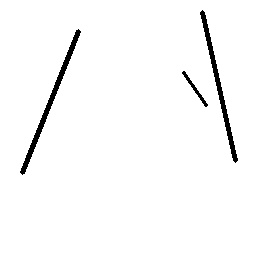
%> input picture data/crack_dataset/crack/crack_1.jpg, 256 x 256 px
$ octave test_svm_model.m   (GNU Octave 9; MATLAB toolbox functions it lacks are replaced by stand-ins)
%> lines starting %> are read from the running program, lines starting %| are printed output that depends on the picture; in (x1, y1, x2, y2) boxes, pixels count from 0 and x2, y2 are one past the last pixel; in counts of white or black regions, pixels touching at a corner belong together; the program's own positions count from 1
%> the answer given: ../../data/crack_dataset/crack/crack_1.jpg
%> further down, I is the input picture: size 256x256x3 uint8; min 0, max 255, mean 248.5
### extractCrackFeatures.m
function feat = extractCrackFeatures(I)
% extractFeatures  Returns a 1x64 feature vector for image I.

%% --- 0) Convert + Resize ---
if size(I,3) == 3
    I = rgb2gray(I);
end
I = im2uint8(I);
I = imresize(I, [200 200]);

feat = [];   % start empty feature vector

%% --- 1) GLCM Texture (4 features) ---
offsets = [0 1; -1 1; -1 0; -1 -1];
glcm = graycomatrix(I, 'Offset', offsets, 'Symmetric', true, 'NumLevels', 16);
stats = graycoprops(glcm);
%> stats = {Contrast [1.94 2.04 0.534 2.09], Correlation [0.81 0.801 0.948 0.797], Energy [0.924 0.923 0.932 0.923], Homogeneity [0.978 0.978 0.988 0.978]}

gl = [stats.Contrast, stats.Correlation, stats.Energy, stats.Homogeneity];
%> gl = [1.94 2.04 0.534 2.09 0.81 0.801 0.948 0.797 0.924 0.923 0.932 0.923 0.978 0.978 0.988 0.978]
gl = mean(gl, 1);            % average across offsets -> 4 features
feat = [feat, gl];
%> feat has the same summary as gl

%% --- 2) LBP (32 features) ---
try
    lbp = extractLBPFeatures(I, 'Upright', false);
    lbp = lbp(1:min(32, numel(lbp)));  % if fewer values exist
    if numel(lbp) < 32
        lbp = [lbp, zeros(1, 32-numel(lbp))];
    end
catch
    lbp = zeros(1,32);
end
feat = [feat, lbp];
%> feat = 48 values, max 2.09 at index 4, min 0 at index 17, mean 0.366

%% --- 3) Edge Density (1 feature) ---
edges = edge(I, 'Canny');
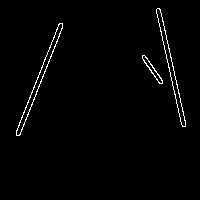
%> edges: size 200x200 logical; 1.5% white in thin lines or dots, all inside (x1, y1, x2, y2) = (16, 8, 186, 136)
edgeDensity = sum(edges(:)) / numel(edges);
%> edgeDensity = 0.0154
feat = [feat, edgeDensity];
%> feat = 49 values, max 2.09 at index 4, min 0 at index 17, mean 0.359

%% --- 4) Hu Moments (7 features) ---
BW = imbinarize(I, 'adaptive', 'Sensitivity', 0.45);
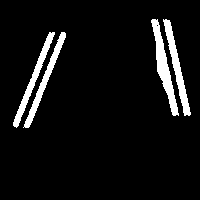
%> BW: size 200x200 logical; 6.9% white; 4 white regions, box (x1, y1, x2, y2) and area: (151, 19, 179, 116) 826, (163, 19, 191, 116) 679, (23, 32, 66, 128) 624, (13, 32, 55, 128) 620
BW = imclearborder(BW);
BW = bwareaopen(BW, 30);

CC = bwconncomp(BW);
%> CC = 4 connected components
if CC.NumObjects == 0
    hu = zeros(1,7);
else
    areas = cellfun(@numel, CC.PixelIdxList);
%> areas = [620 624 826 679]
    [~, idx] = max(areas);
%> idx = 3
    bwReg = false(size(BW));
    bwReg(CC.PixelIdxList{idx}) = true;
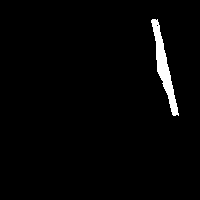
%> bwReg: size 200x200 logical; 2.1% white; 1 white region, box (x1, y1, x2, y2) and area: (151, 19, 179, 116) 826

    hu = computeHuMoments(bwReg);
    if ~isfinite(hu)
        hu = zeros(1,7);
    end
end
feat = [feat, hu];

%% --- Final: Pad or Trim to 64 ---
feat = feat(:)';   % make row vector

if numel(feat) < 64
    feat = [feat, zeros(1, 64 - numel(feat))];
elseif numel(feat) > 64
    feat = feat(1:64);
end

%% --- Fix: Remove NaN/Inf (MOST IMPORTANT STEP) ---
feat(~isfinite(feat)) = 0;

end

### computeHuMoments.m
function hu = computeHuMoments(bw)
% computeHuMoments  Compute 7 Hu invariant moments for a binary region image.
%   hu = computeHuMoments(bw)
%   bw: logical or numeric binary image for the region (foreground == 1)
%   hu: 1x7 vector of Hu moments

bw = logical(bw);
[r,c] = size(bw);
%> r = 200; c = 200
[X,Y] = meshgrid(1:c,1:r);
m00 = sum(bw(:));
%> m00 = 826
if m00 == 0
    hu = zeros(1,7);
    return;
end
m10 = sum(sum(X .* bw));
%> m10 = 136028
m01 = sum(sum(Y .* bw));
%> m01 = 56239
xbar = m10 / m00;
%> xbar = 164.7
ybar = m01 / m00;
%> ybar = 68.09

% central moments
mu20 = sum(sum(((X - xbar).^2) .* bw));
%> mu20 = 32670.9
mu02 = sum(sum(((Y - ybar).^2) .* bw));
%> mu02 = 546854.9
mu11 = sum(sum((X - xbar) .* (Y - ybar) .* bw));
%> mu11 = 120063.5
mu30 = sum(sum(((X - xbar).^3) .* bw));
%> mu30 = 50227.1
mu03 = sum(sum(((Y - ybar).^3) .* bw));
%> mu03 = -351756.6
mu12 = sum(sum(((X - xbar) .* ((Y - ybar).^2)) .* bw));
%> mu12 = 317926.1
mu21 = sum(sum((((X - xbar).^2) .* (Y - ybar)) .* bw));
%> mu21 = 160733.8

% normalized central moments
eta20 = mu20 / (m00^(1 + (2/2)));
%> eta20 = 0.0479
eta02 = mu02 / (m00^(1 + (2/2)));
%> eta02 = 0.802
eta11 = mu11 / (m00^(1 + (2/2)));
%> eta11 = 0.176
eta30 = mu30 / (m00^(1 + (3/2)));
%> eta30 = 0.00256
eta03 = mu03 / (m00^(1 + (3/2)));
%> eta03 = -0.0179
eta12 = mu12 / (m00^(1 + (3/2)));
%> eta12 = 0.0162
eta21 = mu21 / (m00^(1 + (3/2)));
%> eta21 = 0.0082

% Hu invariants
hu = zeros(1,7);
hu(1) = eta20 + eta02;
hu(2) = (eta20 - eta02)^2 + 4*(eta11^2);
hu(3) = (eta30 - 3*eta12)^2 + (3*eta21 - eta03)^2;
hu(4) = (eta30 + eta12)^2 + (eta21 + eta03)^2;
hu(5) = (eta30 - 3*eta12)*(eta30 + eta12)*((eta30 + eta12)^2 - 3*(eta21 + eta03)^2) + ...
        (3*eta21 - eta03)*(eta21 + eta03)*(3*(eta30 + eta12)^2 - (eta21 + eta03)^2);
hu(6) = (eta20 - eta02)*((eta30 + eta12)^2 - (eta21 + eta03)^2) + 4*eta11*(eta30 + eta12)*(eta21 + eta03);
hu(7) = (3*eta21 - eta03)*(eta30 + eta12)*((eta30 + eta12)^2 - 3*(eta21 + eta03)^2) - ...
        (eta30 - 3*eta12)*(eta21 + eta03)*(3*(eta30 + eta12)^2 - (eta21 + eta03)^2);
end

### results/models/test_svm_model.m
% test_svm_model.m
clc; clear;

file = 'SVM_crack_detector_v1.mat';

data = load(file);

% Extract variables using the correct names
SVMModel = data.TrainedModel;
mu = data.mu_save;
sigma = data.sigma_save;

disp('✅ Model Loaded Successfully');

% Select test image
[img, path] = uigetfile({'*.jpg;*.png;*.jpeg;*.bmp'}, 'Select a test image');
I = imread(fullfile(path,img));

% Preprocess for feature extraction
if size(I,3) == 3
    Igray = rgb2gray(I);
else
    Igray = I;
end

Igray = imresize(Igray, [200 200]);

% Extract features
fv = extractCrackFeatures(Igray);
%> in extractCrackFeatures, `hu = computeHuMoments(bwReg);`: hu = [0.849 0.692 0.00393 0.000447 -4.57e-07 -0.000323 -3.78e-07]
%> in extractCrackFeatures, `feat = [feat, hu];`: feat = 56 values, max 2.09 at index 4, min -0.000323 at index 55, mean 0.342
%> fv = 64 values, max 2.09 at index 4, min -0.000323 at index 55, mean 0.299

% Standardize features (same used during training)
fv = (fv - mu) ./ sigma;
%> fv = 64 values, max 3.04 at index 1, min -2781 at index 25, mean -43.58

% Predict
%> (the run ends here)
